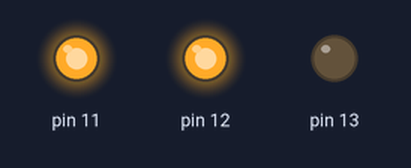
The sketch below on a simulated Arduino Uno, built with avr-gcc and run on an emulated ATmega328P. Parts: output pins drawn as LEDs (lit = HIGH).

Above: at 2.5 s.
At 7.5 s:
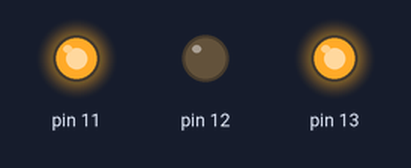
Timing chart, 0 to 11.5 s (numbered marks = the images above):
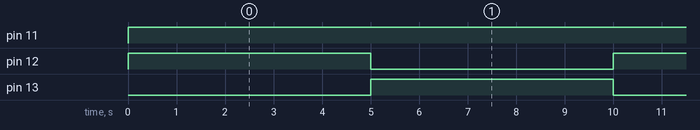

Measured:
- by itself, pin 11: LOW → HIGH at 0.00 s
- by itself, pin 12, pin 13: alternates HIGH for 5.0 s and LOW for 5.0 s

The sketch:

motor_variable_speed.ino
```cpp
void setup() {
  // put your setup code here, to run once:
pinMode(13,OUTPUT);
pinMode(12,OUTPUT);
pinMode(11,OUTPUT);
}
int i=255;
void loop() {
  // put your main code here, to run repeatedly:
digitalWrite(13,LOW);
digitalWrite(12,HIGH);
//for(i=0;i<256;i++)
//{
analogWrite(11,i);
delay(5000);

//}
//for(i=255;i>=0;i--)
//{
//  analogWrite(11,i);
//}

digitalWrite(13,HIGH);
digitalWrite(12,LOW);
delay(5000);

//for(i=0;i<256;i++)
//{
//analogWrite(11,i);
//
//}
//for(i=255;i>=0;i--)
//{
//  analogWrite(11,i);
//}
}
```
